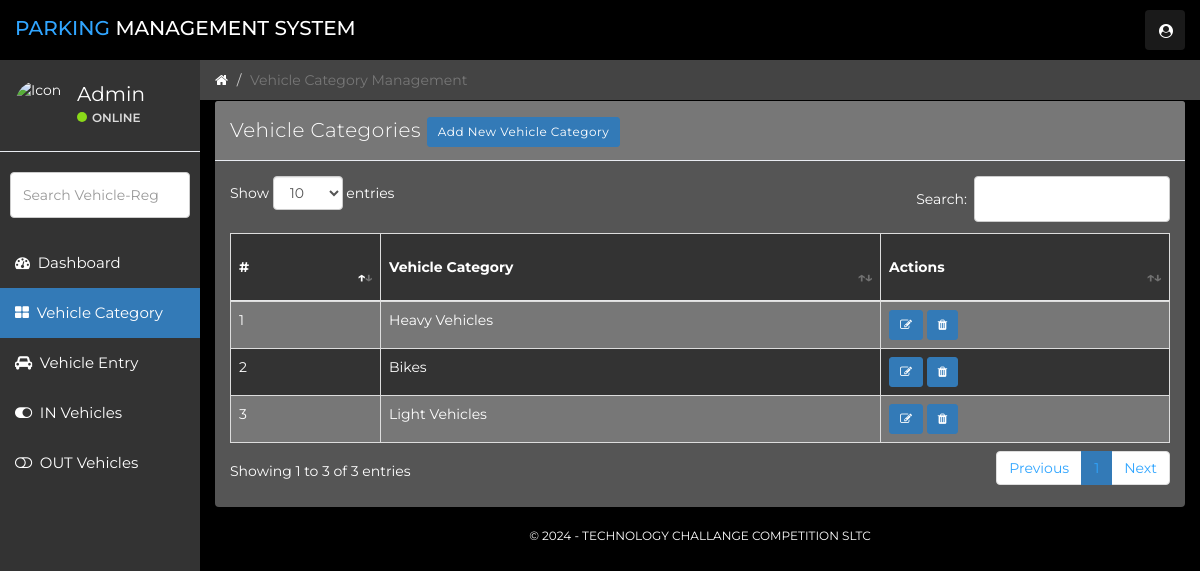
The app's page /vehicle-category.php (signed in) with its own data.
### tables this page shows
CREATE TABLE `vcategory` (
  `ID` int(10) NOT NULL,
  `VehicleCat` varchar(120) DEFAULT NULL,
  `shortDescription` varchar(50) NOT NULL,
  `CreationDate` timestamp NULL DEFAULT CURRENT_TIMESTAMP
);

### vehicle-category.php (the view, shortened to what this page needs)
<?php
    include('includes/dbconn.php');
    if (strlen($_SESSION['vpmsaid']==0)) {
        header('location:logout.php');
        } else {
?>
<!DOCTYPE html>
<html>
<head>
	<link href="css/bootstrap.min.css" rel="stylesheet">
	<link href="css/font-awesome.min.css" rel="stylesheet">
    <link href="css/datatable.css" rel="stylesheet">
	<link href="css/datepicker3.css" rel="stylesheet">
	<link href="css/styles.css" rel="stylesheet">
</head>
<body>
        <?php include 'includes/navigation.php' ?>
		<?php
		include 'includes/sidebar.php'
		?>
	<div class="col-sm-9 col-sm-offset-3 col-lg-10 col-lg-offset-2 main">
		<div class="row">
			<ol class="breadcrumb">
				<li><a href="dashboard.php">
					<em class="fa fa-home"></em>
				</a></li>
				<li class="active">Vehicle Category Management</li>
			</ol>
		</div>
		<div class="row">
			<div class="col-lg-12">
			</div>
		</div>
		<div class="row">
				<div class="col-lg-12">
					<div class="panel panel-default">
						<div class="panel-heading">Vehicle Categories <a href="add-category.php" type="button" class="btn btn-sm btn-primary">Add New Vehicle Category</a></div>
						<div class="panel-body">
                        <table id="example" class="table table-striped table-bordered" style="width:100%">
        <thead>
            <tr>
                <th>#</th>
                <th>Vehicle Category</th>
                <th>Actions</th>
            </tr>
        </thead>
        <tbody>
        <?php
        $ret=mysqli_query($con,"SELECT * from  vcategory");
        $cnt=1;
        while ($row=mysqli_fetch_array($ret)) {
        ?>
            <tr>
            <td><?php echo $cnt;?></td>
            <td><?php  echo $row['VehicleCat'];?></td>
            <td><a href="update-category.php?editid=<?php echo $row['ID'];?>"> <button class="btn btn-success btn-sm"><i class="fa fa-edit"></i></button> </a>
            <a href="remove-category.php?editid=<?php echo $row['ID'];?>"> <button class="btn btn-danger btn-sm"><i class="fa fa-trash"></i></button> </a>
            </td>
            </tr>
                <?php $cnt=$cnt+1;}?>
        </tbody>
    </table>
						</div>
					</div>
				</div>
</div>
        <?php include 'includes/footer.php'?>
	</div>
</body>
</html>
<?php }  ?>

### css/datatable.css (style rules this page uses)
table.dataTable { clear: both; margin-top: 6px !important; margin-bottom: 6px !important; max-width: none !important; border-collapse: separate !important; border-spacing: 0; }
table.dataTable td, table.dataTable th { -webkit-box-sizing: content-box; box-sizing: content-box; }
table.dataTable > thead > tr > th:not(.sorting_disabled), table.dataTable > thead > tr > td:not(.sorting_disabled) { padding-right: 30px; }
table.dataTable > thead .sorting, table.dataTable > thead .sorting_asc, table.dataTable > thead .sorting_desc, table.dataTable > thead .sorting_asc_disabled, table.dataTable > thead .sorting_desc_disabled { cursor: pointer; position: relative; }
table.dataTable > thead .sorting:before, table.dataTable > thead .sorting:after, table.dataTable > thead .sorting_asc:before, table.dataTable > thead .sorting_asc:after, table.dataTable > thead .sorting_desc:before, table.dataTable > thead .sorting_desc:after, table.dataTable > thead .sorting_asc_disabled:before, table.dataTable > thead .sorting_asc_disabled:after, table.dataTable > thead .sorting_desc_disabled:before, table.dataTable > thead .sorting_desc_disabled:after { position: absolute; bottom: 0.9em; display: block; opacity: 0.3; }
table.dataTable > thead .sorting:before, table.dataTable > thead .sorting_asc:before, table.dataTable > thead .sorting_desc:before, table.dataTable > thead .sorting_asc_disabled:before, table.dataTable > thead .sorting_desc_disabled:before { right: 1em; content: "↑"; }
table.dataTable > thead .sorting:after, table.dataTable > thead .sorting_asc:after, table.dataTable > thead .sorting_desc:after, table.dataTable > thead .sorting_asc_disabled:after, table.dataTable > thead .sorting_desc_disabled:after { right: 0.5em; content: "↓"; }
table.dataTable > thead .sorting_asc:before, table.dataTable > thead .sorting_desc:after { opacity: 1; }
table.table-bordered.dataTable { border-right-width: 0; }
table.table-bordered.dataTable th, table.table-bordered.dataTable td { border-left-width: 0; }
table.table-bordered.dataTable th:last-child, table.table-bordered.dataTable th:last-child, table.table-bordered.dataTable td:last-child, table.table-bordered.dataTable td:last-child { border-right-width: 1px; }
table.table-bordered.dataTable tbody th, table.table-bordered.dataTable tbody td { border-bottom-width: 0; }

### records on screen
vcategory: VehicleCat "Heavy Vehicles"
vcategory: VehicleCat "Bikes"
vcategory: VehicleCat "Light Vehicles"
